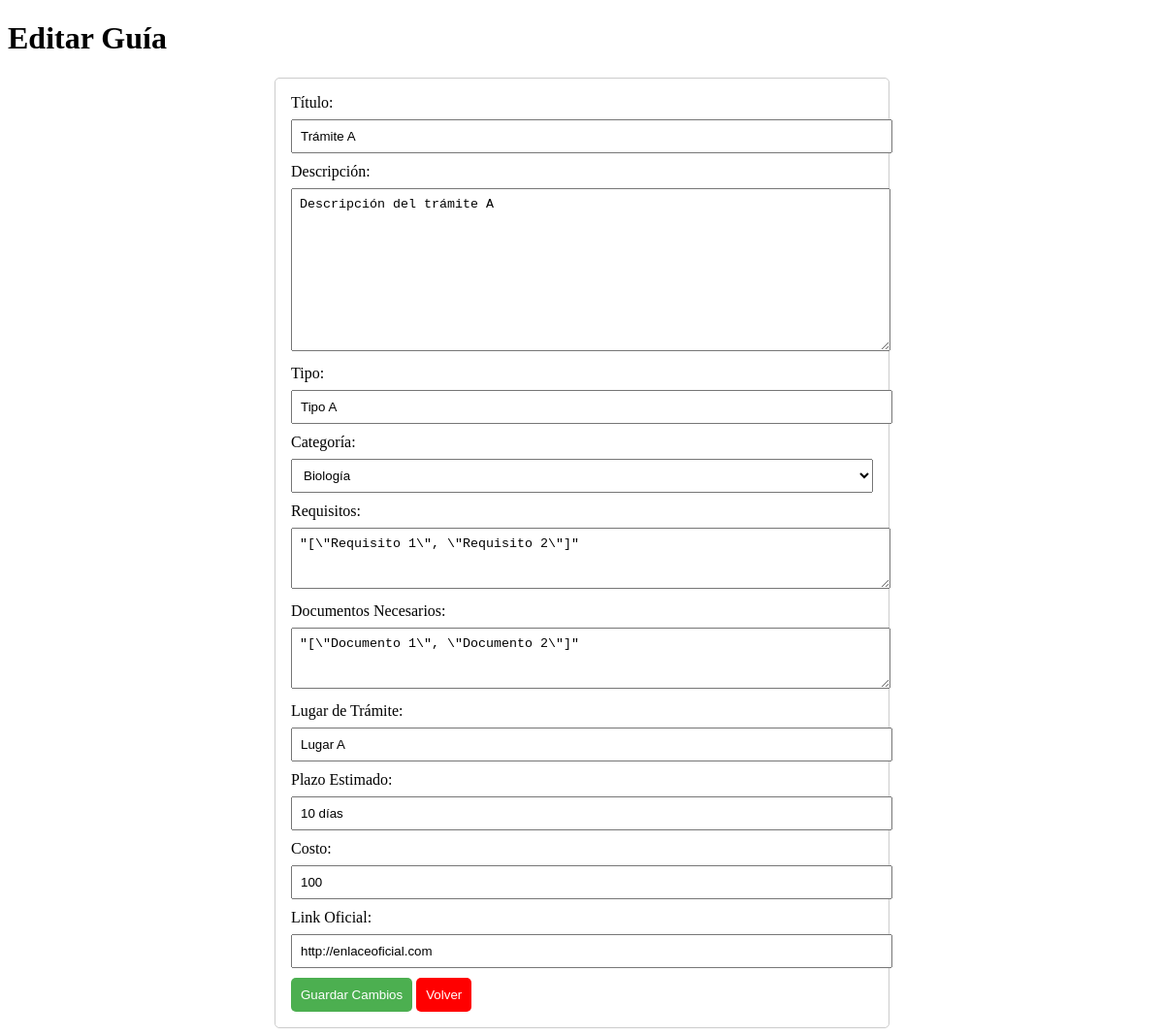
Screenshot of /api/editar-guia/3/ with the database file from the repository.
### api/models.py (models this page shows, shortened)
class Tramite(models.Model):
    titulo = models.CharField(max_length=255)
    descripcion = models.TextField()
    tipo = models.CharField(max_length=100)
    categoria = models.ForeignKey(Categoria, on_delete=models.SET_NULL, null=True, blank=True)
    requisitos = models.JSONField()
    documentos_necesarios = models.JSONField()
    lugar_tramite = models.CharField(max_length=255)
    plazo_estimado = models.CharField(max_length=200)
    costo = models.CharField(max_length=200)
    link_oficial = models.CharField(max_length=200)

### api/views.py (the view)
# urls.py: path('editar-guia/<int:id>/', views.editar_guia, name='editarGuia'),
def editar_guia(request, id):
    tramite = get_object_or_404(Tramite, pk=id)
    if request.method == 'POST':
        form = TramiteForm(request.POST, instance=tramite)
        if form.is_valid():
            form.save()
            return redirect('verGuias')  # Redirige a la lista de guías después de guardar
    else:
        form = TramiteForm(instance=tramite)
    return render(request, 'editarGuia.html', {'form': form})

### api/views.py
class TramiteForm(forms.ModelForm):
    categoria = forms.ModelChoiceField(
        queryset=Categoria.objects.all(),
        empty_label=None,
        required=True
    )
    class Meta:
        model = Tramite
        fields = ['titulo', 'descripcion', 'tipo', 'categoria', 'requisitos', 'documentos_necesarios', 'lugar_tramite', 'plazo_estimado', 'costo', 'link_oficial']
        widgets = {
            'requisitos': forms.Textarea(attrs={'rows': 3}),
            'documentos_necesarios': forms.Textarea(attrs={'rows': 3}),
        }

### api/models.py (called while the page is built)
    def __str__(self):
        return self.nombre

### api/templates/editarGuia.html (shortened to what this page needs)
<!DOCTYPE html>
<html lang="en">
<head>
</head>
<body>
    <h1>Editar Guía</h1>
    <form method="POST">
        <label for="id_titulo">Título:</label>
        {{ form.titulo }}
        <label for="id_descripcion">Descripción:</label>
        {{ form.descripcion }}
        <label for="id_tipo">Tipo:</label>
        {{ form.tipo }}
        <label for="id_categoria">Categoría:</label>
        {{ form.categoria }}
        <label for="id_requisitos">Requisitos:</label>
        {{ form.requisitos }}
        <label for="id_documentos_necesarios">Documentos Necesarios:</label>
        {{ form.documentos_necesarios }}
        <label for="id_lugar_tramite">Lugar de Trámite:</label>
        {{ form.lugar_tramite }}
        <label for="id_plazo_estimado">Plazo Estimado:</label>
        {{ form.plazo_estimado }}
        <label for="id_costo">Costo:</label>
        {{ form.costo }}
        <label for="id_link_oficial">Link Oficial:</label>
        {{ form.link_oficial }}
        <button type="submit">Guardar Cambios</button>
        <a href="{% url 'verGuias' %}">
            <button type="button" style="background-color: red;" class="cancel-button">Volver</button>
        </a>
    </form>
</body>
</html>

### api/templates/editarGuia.html (style rules this page uses)
form { max-width: 600px; margin: 0 auto; padding: 1em; border: 1px solid #ccc; border-radius: 5px; }
label { display: block; margin-bottom: 8px; }
input, textarea, select { width: 100%; padding: 8px; margin-bottom: 10px; }
button { background-color: #4CAF50; color: white; padding: 10px; border: none; border-radius: 5px; cursor: pointer; }
.cancel-button { background-color: red; }

### rows the page displays
Tramite: titulo "Trámite A", descripcion "Descripción del trámite A", tipo "Tipo A", categoria "Biología", requisitos "\"[\\\"Requisito 1\\\", \\\"Requisito 2\\\"]\"", documentos_necesarios "\"[\\\"Documento 1\\\", \\\"Documento 2\\\"]\"", lugar_tramite "Lugar A", plazo_estimado "10 días", costo "100", link_oficial "http://enlaceoficial.com"
